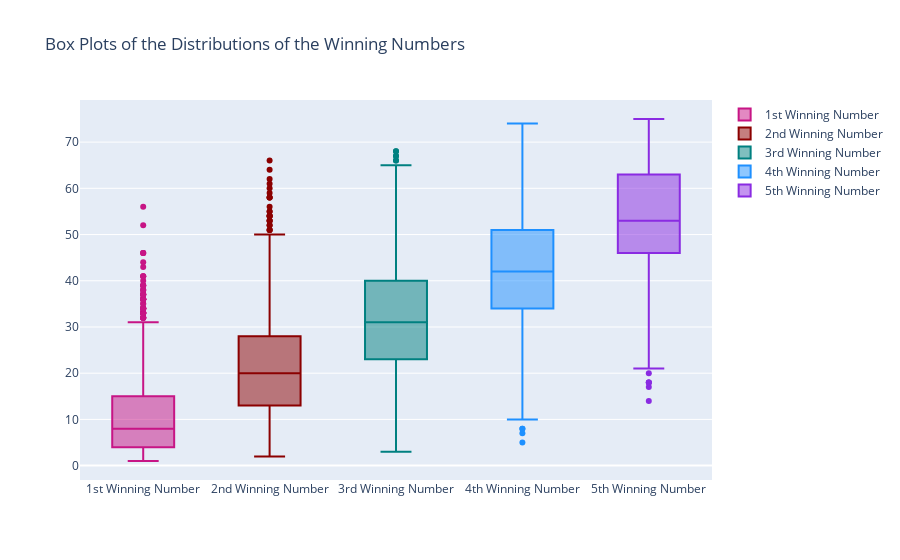

The cell this chart's notebook holds for it:
### Code cell
#boxplots for each winning number showing distribution
#make variables for each winning number
first=df['win_num_1']
second=df['win_num_2']
third=df['win_num_3']
fourth=df['win_num_4']
fifth=df['win_num_5']
fig = go.Figure()
fig.add_trace(go.Box(y=first, name='1st Winning Number', marker_color='mediumvioletred')).add_trace(go.Box(y=second, name='2nd Winning Number', marker_color='darkred')).add_trace(go.Box(y=third, name='3rd Winning Number', marker_color='teal')).add_trace(go.Box(y=fourth, name='4th Winning Number', marker_color='dodgerblue')).add_trace(go.Box(y=fifth, name='5th Winning Number', marker_color='blueviolet')).update_layout(title_text="Box Plots of the Distributions of the Winning Numbers")

### Figure 1 — Plotly figure (JSON) as saved in the notebook; plotly's stock layout.template omitted (floating-point values rounded to 4 significant figures; data arrays with more than 128 entries replaced by an {"elided": "..."} marker saying what was removed)
{"data": [{"marker": {"color": "mediumvioletred"}, "name": "1st Winning Number", "type": "box", "y": {"elided": "2402 int values"}}, {"marker": {"color": "darkred"}, "name": "2nd Winning Number", "type": "box", "y": {"elided": "2402 int values"}}, {"marker": {"color": "teal"}, "name": "3rd Winning Number", "type": "box", "y": {"elided": "2402 int values"}}, {"marker": {"color": "dodgerblue"}, "name": "4th Winning Number", "type": "box", "y": {"elided": "2402 int values"}}, {"marker": {"color": "blueviolet"}, "name": "5th Winning Number", "type": "box", "y": {"elided": "2402 int values"}}], "layout": {"title": {"text": "Box Plots of the Distributions of the Winning Numbers"}}}
